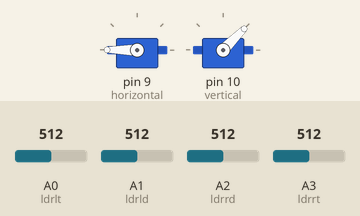
Recording of a sketch running on a simulated Arduino Uno, built with avr-gcc and run on an emulated ATmega328P. Shown: 2 × servo. Inputs (shaded band) come from the test bench; at power-on: A0 (ldrlt) = 512, A3 (ldrrt) = 512, A1 (ldrld) = 512, A2 (ldrrd) = 512.

Above: at 3.7 s.
3.8 s: A0 (ldrlt) set to 677
5.3 s: A0 (ldrlt) set to 709
At 5.46 s:
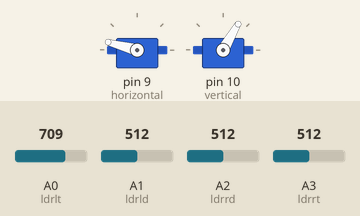
At 7.6 s:
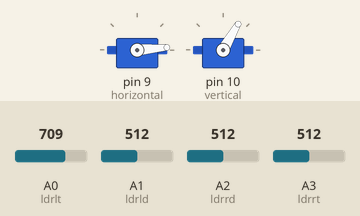
8.3 s: A3 (ldrrt) set to 145
9.8 s: A3 (ldrrt) set to 121
At 11.4 s:
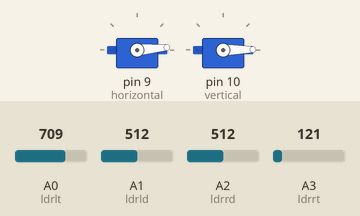
11.9 s: A3 (ldrrt) set to 480
13.4 s: A3 (ldrrt) set to 504
At 13.86 s:
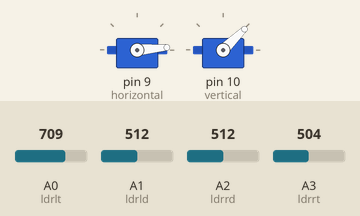
Timing chart, 0 to 16.4 s (numbered marks = the images above; inputs shaded):
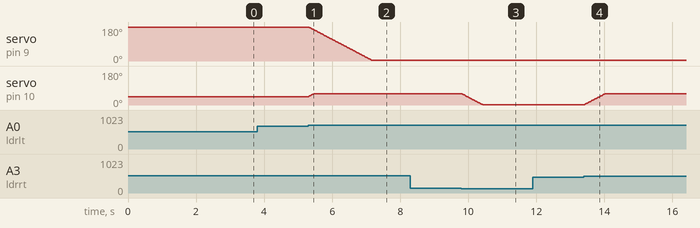

Measured:
- the behaviour switches between 693 and 694 on A0 (ldrlt) (found by bisection; images 0 and 1)
- the behaviour switches between 135 and 134 on A3 (ldrrt) (found by bisection; images 2 and 3)
- the behaviour switches between 496 and 497 on A3 (ldrrt) (found by bisection; images 3 and 4)
- after the input at 3.8 s, every drawn part: stays the same
- after the input at 5.3 s, servo on pin 9 (horizontal): moves from 180° to 5° over 1.8 s, starting at once; servo on pin 10 (vertical): 45° → 60° at once
- after the input at 8.3 s, every drawn part: stays the same
- after the input at 9.8 s, servo on pin 10 (vertical): moves from 60° to 1° over 0.61 s, starting at once
- after the input at 11.9 s, every drawn part: stays the same
- after the input at 13.4 s, servo on pin 10 (vertical): moves from 1° to 60° over 0.61 s, starting at once

The sketch:

Auto_Sun_Tracker.ino
```cpp
#include <Servo.h>

Servo horizontal;
int servoh = 180;
int servohLimitHigh = 175;
int servohLimitLow = 5;

Servo vertical;
int servov = 45;
int servovLimitHigh = 60;
int servovLimitLow = 1;

int ldrlt = A0;
int ldrrt = A3;
int ldrld = A1;
int ldrrd = A2; // Fixed duplicate A3 issue

void setup() {
  horizontal.attach(9);
  vertical.attach(10);
  horizontal.write(servoh);
  vertical.write(servov);
  delay(2500);
}

void loop() {
  int lt = analogRead(ldrlt);
  int rt = analogRead(ldrrt);
  int ld = analogRead(ldrld);
  int rd = analogRead(ldrrd);
  int dtime = 10, tol = 90;

  int avt = (lt + rt) / 2;
  int avd = (ld + rd) / 2;
  int avl = (lt + ld) / 2;
  int avr = (rt + rd) / 2;
  int dvert = avt - avd;
  int dhoriz = avl - avr;

  // Vertical servo movement
  if (-1 * tol > dvert || dvert > tol) {
    if (avt > avd) {
      servov++;
      if (servov > servovLimitHigh) {
        servov = servovLimitHigh;
      }
    } else if (avt < avd) {
      servov--;
      if (servov < servovLimitLow) {
        servov = servovLimitLow;
      }
    }
    vertical.write(servov); // Fixed incorrect variable name
  }

  // Horizontal servo movement
  if (-1 * tol > dhoriz || dhoriz > tol) {
    if (avl > avr) {
      servoh--;
      if (servoh < servohLimitLow) { // Fixed incorrect condition
        servoh = servohLimitLow;
      }
    } else if (avl < avr) {
      servoh++;
      if (servoh > servohLimitHigh) { // Fixed incorrect variable name
        servoh = servohLimitHigh;
      }
    } else if (avl == avr) { // Fixed incorrect comparison operator
      delay(5000);
    }
    horizontal.write(servoh); // Fixed incorrect variable name
  }

  delay(dtime);
}
```
